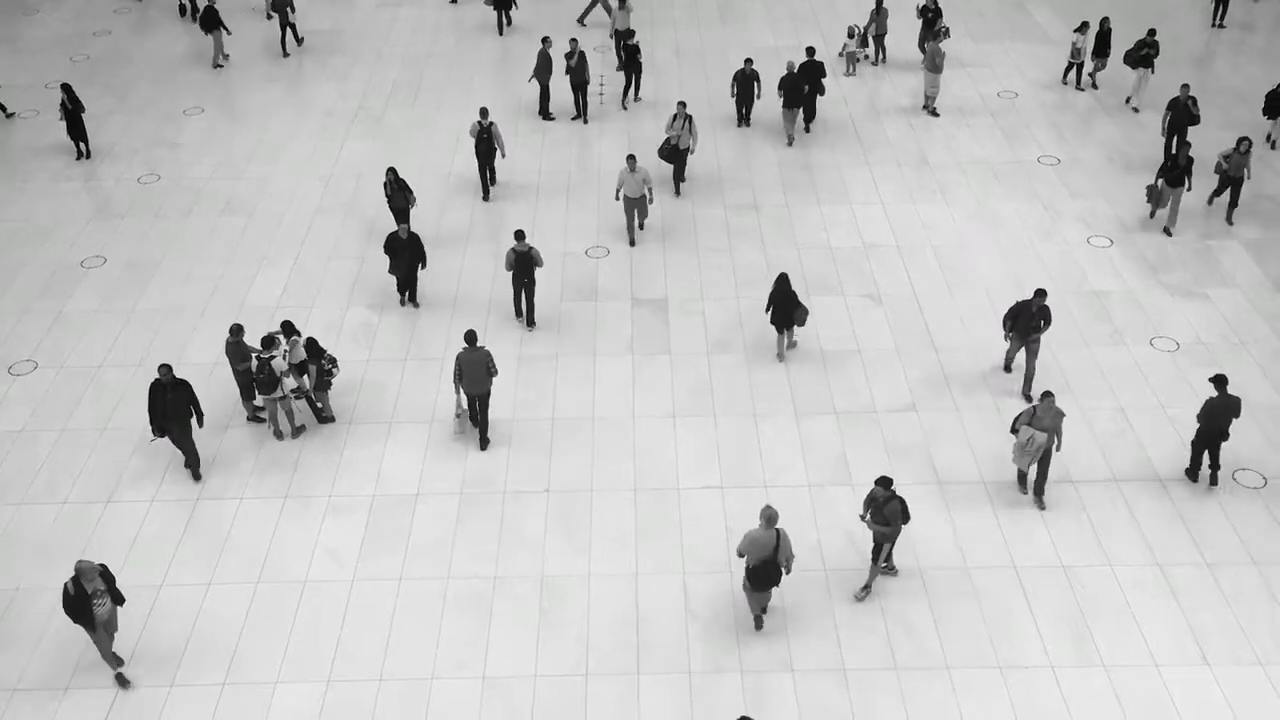
#> input picture frame 34 of backend/dataset/1.mp4, 1280 x 720 px
$ python motion.py   (older library calls are emulated)
#> lines starting #> are read from the running program, lines starting #| are printed output that depends on the picture
import cv2
import numpy as np
from collections import deque
import matplotlib.pyplot as plt
import matplotlib.cm as cm
import matplotlib.colors as mcolors  # Import mcolors for color handling

# --- Smoothing Parameters ---
SPATIAL_SMOOTHING_KERNEL_SIZE = (
    3,
    3,
)  # Kernel size for Gaussian blur (odd numbers recommended)
TEMPORAL_SMOOTHING_FRAMES = 3  # Number of past frames to average for temporal smoothing

# --- Quiver Plot Parameters ---
QUIVER_STEP = 8  # Adjust this value to change the density of arrows
MAX_ARROW_DISPLAY_LENGTH = (
    20.0  # Desired max length of the longest arrow in plot units (relative to axes)
)

# --- Analysis & Visualization Parameters ---
# Threshold for detecting significant convergence (negative divergence)
CONVERGENCE_THRESHOLD = -50.0  # Example threshold, needs tuning!
# Threshold for detecting significant divergence (positive divergence)
DIVERGENCE_THRESHOLD = 50.0  # Example threshold, needs tuning!
# Threshold for detecting significant curl (swirling)
CURL_THRESHOLD = 30.0  # Example threshold, needs tuning!

# Parameters for drawing detected points
DRAW_RADIUS = 5
DRAW_COLOR_CONVERGENCE = (0, 255, 0)  # Green for convergence (going towards)
DRAW_COLOR_DIVERGENCE = (0, 0, 255)  # Red for divergence (spreading out)
DRAW_COLOR_CURL = (255, 0, 0)  # Blue for curl (swirling)
DRAW_THICKNESS = -1  # -1 for filled circle

# --- Frame Resizing Parameter ---
MAX_WIDTH = 420  # Maximum width for displayed frames

# Open the video source
# cap = cv2.VideoCapture(0) # Use camera
cap = cv2.VideoCapture("dataset/1.mp4")  # Use video file

# Check if the video source opened successfully
if not cap.isOpened():
    print("Error: Could not open video source.")
    exit()

# Get original frame dimensions
original_width = int(cap.get(cv2.CAP_PROP_FRAME_WIDTH))
original_height = int(cap.get(cv2.CAP_PROP_FRAME_HEIGHT))

# Calculate new dimensions if max_width is exceeded, maintaining aspect ratio
if original_width > MAX_WIDTH:
    new_width = MAX_WIDTH
    new_height = int(original_height * (MAX_WIDTH / original_width))
else:
    new_width = original_width
    new_height = original_height

print(f"Original dimensions: {original_width}x{original_height}")
print(f"Processing dimensions: {new_width}x{new_height}")

# Read the first frame
ret, frame1 = cap.read()
#> frame1 is the input picture: shape (720, 1280, 3); mean B, G, R 193.7, 193.9, 193.8

if not ret:
    print("Error: Could not read initial frame.")
    exit()

# Resize the first frame
frame1_resized = cv2.resize(frame1, (new_width, new_height))

# Convert the first frame to grayscale
prev_gray = cv2.cvtColor(frame1_resized, cv2.COLOR_BGR2GRAY)

# Create a blank HSV image for visualizing the flow (color-coded), based on new dimensions
hsv = np.zeros((new_height, new_width, 3), dtype=np.uint8)  # Specify dtype
hsv[..., 1] = 255  # Set saturation to maximum

# Deque to store recent flow fields for temporal smoothing
flow_history = deque(maxlen=TEMPORAL_SMOOTHING_FRAMES)

# Setup the matplotlib figure for the quiver plot
plt.figure("Optical Flow Quiver Plot")
plt.ion()  # Turn on interactive mode
ax = plt.gca()  # Get the axes object

print("Press 'q' to exit.")

while True:
    # Read the next frame
    ret, frame2 = cap.read()
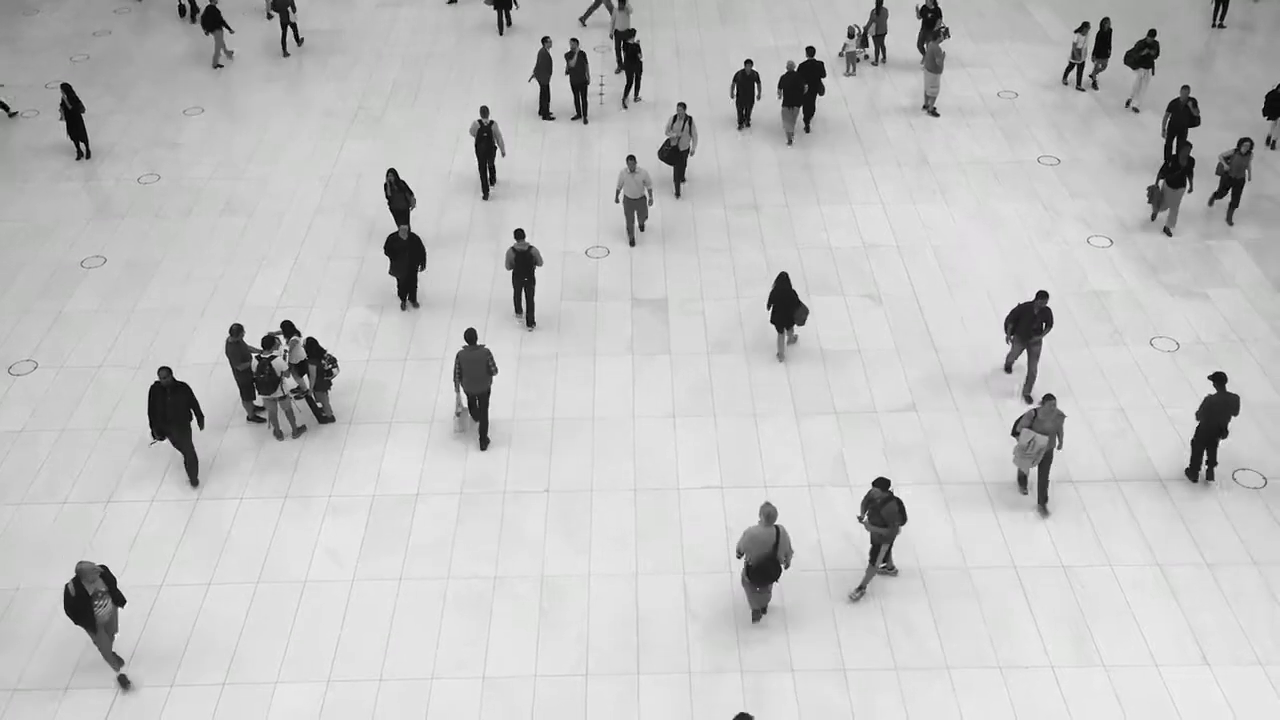
#> input picture frame 35 of backend/dataset/1.mp4, 1280 x 720 px
#> frame2 is the input picture: shape (720, 1280, 3); mean B, G, R 193.7, 193.8, 193.7

    if not ret:
        print("End of video or error reading frame.")
        # Loop video if reading from file and not a camera
        if isinstance(cap, cv2.VideoCapture) and cap.get(cv2.CAP_PROP_POS_FRAMES) > 0:
            print("Looping video.")
            cap.set(cv2.CAP_PROP_POS_FRAMES, 0)  # Set frame position to the beginning
            ret, frame2 = cap.read()  # Read the first frame again
            if not ret:  # Still can't read? Something is wrong
                print("Error looping video.")
                break
        else:  # If it's a camera or cannot loop
            break

    # Resize the current frame
    frame2_resized = cv2.resize(frame2, (new_width, new_height))

    # Convert the current frame to grayscale
    next_gray = cv2.cvtColor(frame2_resized, cv2.COLOR_BGR2GRAY)

    # Calculate dense optical flow
    # Flow will have the dimensions of the resized frames (new_height, new_width)
    flow = cv2.calcOpticalFlowFarneback(
        prev_gray, next_gray, None, 0.5, 3, 15, 3, 5, 1.2, 0
    )

    # --- Apply Spatial Smoothing ---
    flow_u_smooth = cv2.GaussianBlur(flow[..., 0], SPATIAL_SMOOTHING_KERNEL_SIZE, 0)
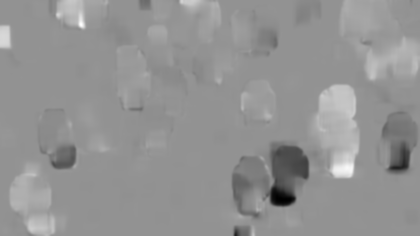
#> flow_u_smooth: shape (236, 420) float32; min -1.78, max 1.31, mean 0.00589; drawn with min black and max white
    flow_v_smooth = cv2.GaussianBlur(flow[..., 1], SPATIAL_SMOOTHING_KERNEL_SIZE, 0)
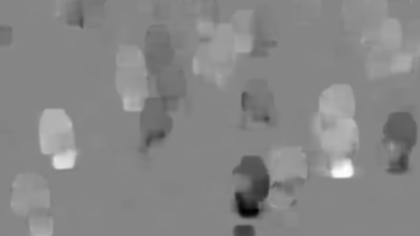
#> flow_v_smooth: shape (236, 420) float32; min -2.72, max 2.47, mean 0.0193; drawn with min black and max white
    spatially_smoothed_flow = np.stack((flow_u_smooth, flow_v_smooth), axis=-1)

    # --- Apply Temporal Smoothing ---
    flow_history.append(spatially_smoothed_flow)
    temporally_smoothed_flow = np.mean(list(flow_history), axis=0)

    # --- Analyze Smoothed Flow for Divergence and Curl ---
    flow_u = temporally_smoothed_flow[..., 0]
    flow_v = temporally_smoothed_flow[..., 1]

    # Calculate gradients using np.gradient
    # np.gradient returns gradients w.r.t rows (y) and columns (x)
    du_dy, du_dx = np.gradient(flow_u)
    dv_dy, dv_dx = np.gradient(flow_v)

    # Calculate Divergence: du/dx + dv/dy
    divergence = du_dx + dv_dy

    # Calculate Curl (2D magnitude): dv/dx - du/dy
    curl = dv_dx - du_dy

    # --- Identify Significant Regions ---
    # Find pixels where divergence is below the negative threshold (convergence)
    convergence_points = np.argwhere(divergence < CONVERGENCE_THRESHOLD)

    # Find pixels where divergence is above the positive threshold (divergence)
    divergence_points = np.argwhere(divergence > DIVERGENCE_THRESHOLD)

    # Find pixels where absolute curl is above the threshold (swirling)
    curl_points = np.argwhere(np.abs(curl) > CURL_THRESHOLD)

    # --- Visualization ---

    # --- Color-Coded Flow Visualization ---
    # Compute the magnitude and angle of the smoothed flow vectors
    magnitude, angle = cv2.cartToPolar(
        temporally_smoothed_flow[..., 0],
        temporally_smoothed_flow[..., 1],
        angleInDegrees=True,
    )
    # Update the hue channel based on the angle (direction)
    hsv[..., 0] = angle / 2
    # Update the value channel based on the magnitude (speed)
    normalized_magnitude = cv2.normalize(magnitude, None, 0, 255, cv2.NORM_MINMAX)
    hsv[..., 2] = normalized_magnitude
    # Convert the HSV flow visualization image to BGR for displaying
    rgb_flow = cv2.cvtColor(hsv, cv2.COLOR_HSV2BGR)
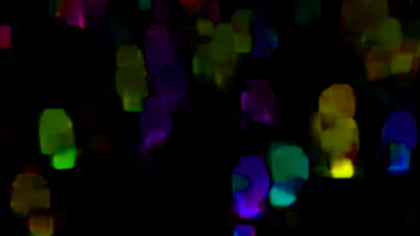
#> rgb_flow: shape (236, 420, 3); mean B, G, R 8.6, 10.5, 10

    # --- Draw Detected Points on Frame ---
    # Create a copy of the resized frame to draw on
    display_frame = frame2_resized.copy()

    # Draw convergence points (where crowd is heading)
    for y, x in convergence_points:
        cv2.circle(
            display_frame, (x, y), DRAW_RADIUS, DRAW_COLOR_CONVERGENCE, DRAW_THICKNESS
        )

    # Draw divergence points (where crowd is spreading from)
    for y, x in divergence_points:
        cv2.circle(
            display_frame, (x, y), DRAW_RADIUS, DRAW_COLOR_DIVERGENCE, DRAW_THICKNESS
        )

    # Draw curl points (swirling intersections)
    for y, x in curl_points:
        cv2.circle(display_frame, (x, y), DRAW_RADIUS, DRAW_COLOR_CURL, DRAW_THICKNESS)

    # --- Quiver Plot Visualization ---
    # Use the new dimensions for the grid
    h, w = new_height, new_width
    # Create a grid of coordinates based on QUIVER_STEP
    y_coords, x_coords = np.mgrid[0:h:QUIVER_STEP, 0:w:QUIVER_STEP]

    # Check if any points are selected for the quiver plot
    if x_coords.size == 0 or y_coords.size == 0:
        print("No points selected for quiver plot. Skipping quiver.")
        # Clear axes and set limits/title even if skipping quiver
        ax.cla()
        ax.set_aspect("equal", adjustable="box")
        ax.set_xlim(0, w)
        ax.set_ylim(h, 0)
        ax.set_title("Estimated Flow Field (Quiver Plot - Direction Color, Max Length)")
        ax.set_xlabel("X-coordinate")
        ax.set_ylabel("Y-coordinate")
        plt.draw()
        plt.pause(0.001)
    else:
        # Get flow vectors for selected coordinates
        u_vectors = temporally_smoothed_flow[y_coords, x_coords, 0]
        v_vectors = temporally_smoothed_flow[y_coords, x_coords, 1]

        # --- Handle potential NaN/Inf values in vectors ---
        # Create a mask for valid (non-NaN/Inf) vector components
        valid_mask = np.isfinite(u_vectors) & np.isfinite(v_vectors)

        # Filter out invalid vectors and their corresponding coordinates
        x_coords_valid = x_coords[valid_mask]
        y_coords_valid = y_coords[valid_mask]
        u_vectors_valid = u_vectors[valid_mask]
        v_vectors_valid = v_vectors[valid_mask]

        # Only proceed if there are valid vectors to plot
        if x_coords_valid.size > 0:
            # Calculate magnitude and angle for the selected valid vectors
            mag_selected = np.sqrt(u_vectors_valid**2 + v_vectors_valid**2)
            angle_selected_rad = np.arctan2(
                v_vectors_valid, u_vectors_valid
            )  # Get angle in radians
            angle_selected_deg = np.degrees(angle_selected_rad)  # Convert to degrees
            angle_selected_deg = (angle_selected_deg + 360) % 360  # Ensure 0-360 range

            # --- Set Quiver Scale for Max Length ---
            # Determine the maximum magnitude of the *valid* vectors being plotted
            max_mag_selected = np.max(mag_selected) if mag_selected.size > 0 else 0

            if max_mag_selected > 1e-6:  # Avoid division by zero or near-zero
                # Calculate scale such that an arrow with max_mag_selected has a display length of MAX_ARROW_DISPLAY_LENGTH
                # If scale_units='xy', arrow length in data units is `magnitude`. Displayed length is `magnitude / scale`.
                # We want MAX_ARROW_DISPLAY_LENGTH = max_mag_selected / scale
                quiver_scale = max_mag_selected / MAX_ARROW_DISPLAY_LENGTH
                # Ensure scale is not excessively large which would make arrows disappear
                if quiver_scale < 1e-6:
                    quiver_scale = 1.0  # Prevent near-zero scale

            else:
                quiver_scale = 1.0  # Default scale if max magnitude is zero

            # --- Set Quiver Colors by Direction ---
            # Normalize angles (0-360) to (0-1) for colormap
            normalized_angles = angle_selected_deg / 360.0
            # Use the updated way to get the colormap
            cmap = plt.colormaps.get_cmap("hsv")
            # Get colors from 'hsv' colormap. This returns an (N, 4) array of RGBA values.
            colors = cmap(normalized_angles)

            # --- Draw Quiver Plot ---
            ax.cla()  # Clear current axes

            ax.quiver(
                x_coords_valid,
                y_coords_valid,
                u_vectors_valid,
                v_vectors_valid,
                color=colors,  # Use the generated colors array (N, 4)
                scale=quiver_scale,  # Use the calculated scale
                angles="xy",  # Interpret U,V as vector components in data coordinates
                scale_units="xy",  # Units for the scale parameter (data units)
                pivot="mid",  # Pivot the arrow at its base (or 'mid')
            )

            # --- Set Plot Limits and Title ---
            ax.invert_yaxis()  # Invert the y-axis to match image coordinates
            ax.set_aspect("equal", adjustable="box")
            ax.set_xlim(0, w)
            ax.set_ylim(h, 0)
            ax.set_title(
                "Estimated Flow Field (Quiver Plot - Direction Color, Max Length)"
            )
            ax.set_xlabel("X-coordinate")
            ax.set_ylabel("Y-coordinate")

            # Draw the plot and pause briefly for update
            plt.draw()
            plt.pause(0.001)
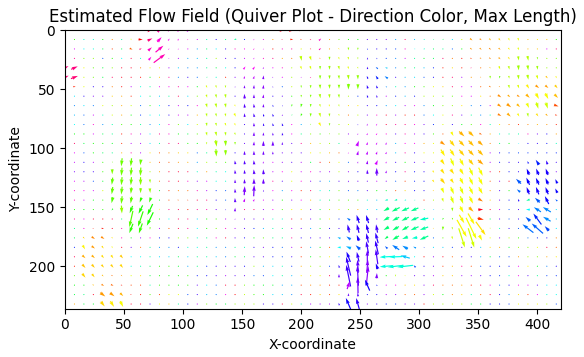
#> figure drawn by matplotlib, 1 panel
        else:
            print("No valid vectors to plot for quiver.")
            # Clear axes and set limits/title even if no valid vectors
            ax.cla()
            ax.set_aspect("equal", adjustable="box")
            ax.set_xlim(0, w)
            ax.set_ylim(h, 0)
            ax.set_title(
                "Estimated Flow Field (Quiver Plot - Direction Color, Max Length)"
            )
            ax.set_xlabel("X-coordinate")
            ax.set_ylabel("Y-coordinate")
            plt.draw()
            plt.pause(0.001)

    # --- Display Windows ---
    # Display the original webcam feed and the smoothed color-coded flow visualization
    cv2.imshow("Webcam Feed + Analysis", display_frame)
    # cv2.imshow("Optical Flow (Smoothed Color)", rgb_flow) # You can also display the color flow

    # Optional debug displays (normalize over the potentially smaller range of values in the resized flow)
    # Normalize divergence for display
    divergence_display = cv2.normalize(
        divergence, None, 0, 255, cv2.NORM_MINMAX, cv2.CV_8U
    )
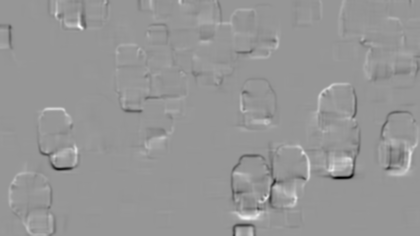
#> divergence_display: shape (236, 420); min 0, max 255, mean 149.9
    cv2.imshow("Divergence Map (Green=Conv, Red=Div)", divergence_display)

    # Display the curl map (optional)
    # Normalize curl for display
    curl_display = cv2.normalize(np.abs(curl), None, 0, 255, cv2.NORM_MINMAX, cv2.CV_8U)
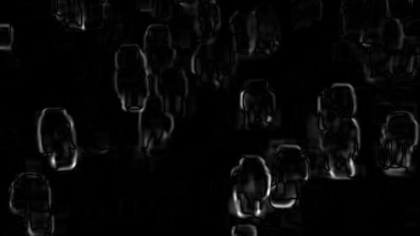
#> curl_display: shape (236, 420); min 0, max 255, mean 6.8
    cv2.imshow("Absolute Curl Map (Brightness=Swirling)", curl_display)

    # Update the previous frame for the next iteration (use the resized grayscale frame)
    prev_gray = next_gray

    # Break the loop if the 'q' key is pressed
    if cv2.waitKey(1) & 0xFF == ord("q"):
#> (key q is pressed here)
        break

# Close the matplotlib plot window
plt.close("Optical Flow Quiver Plot")
# Release the VideoCapture object and close all OpenCV windows
cap.release()
cv2.destroyAllWindows()

$ run again, starting later in the video
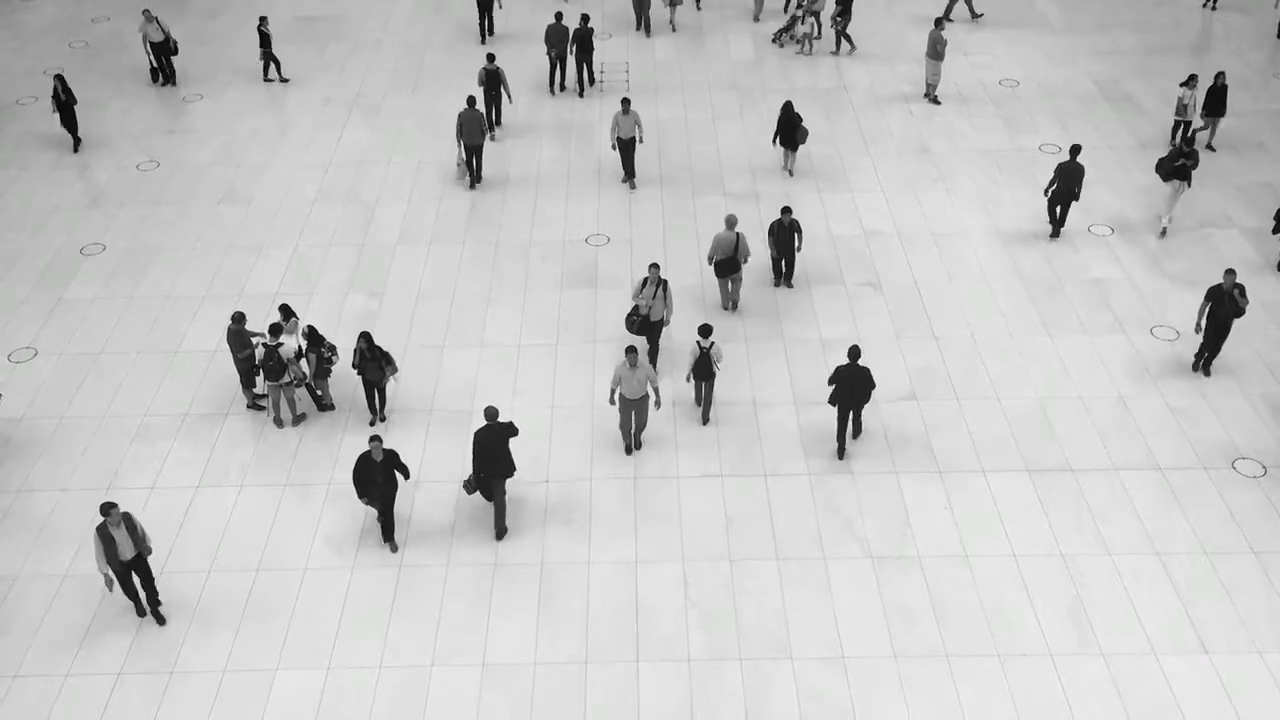
#> input picture frame 153 of backend/dataset/1.mp4, 1280 x 720 px
#> frame1 is the input picture: shape (720, 1280, 3); mean B, G, R 196.9, 196.9, 196.9
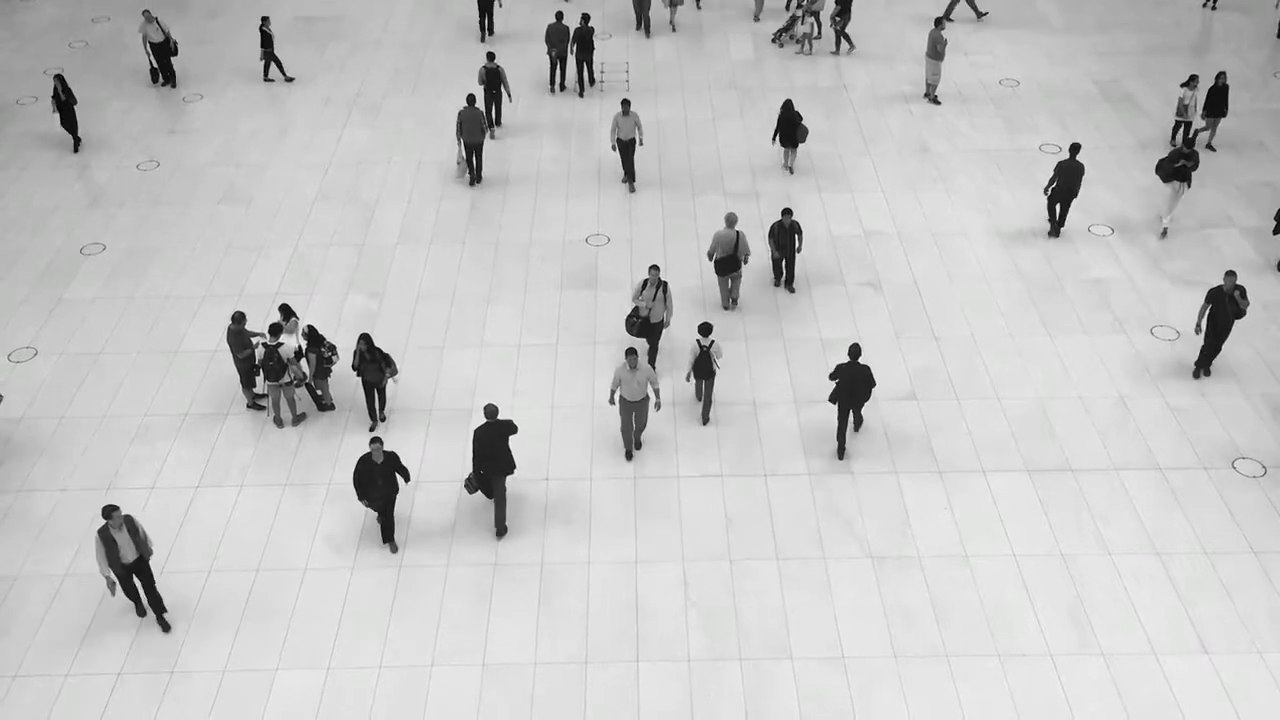
#> input picture frame 154 of backend/dataset/1.mp4, 1280 x 720 px
#> frame2 is the input picture: shape (720, 1280, 3); mean B, G, R 196.8, 196.9, 196.8
#> `curl_display = cv2.normalize(np.abs(curl), None, 0, 255, cv2.NORM_MINM..`:
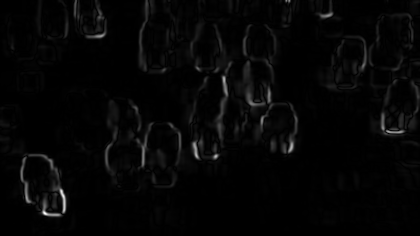
#> curl_display: shape (236, 420); min 0, max 255, mean 5.6
